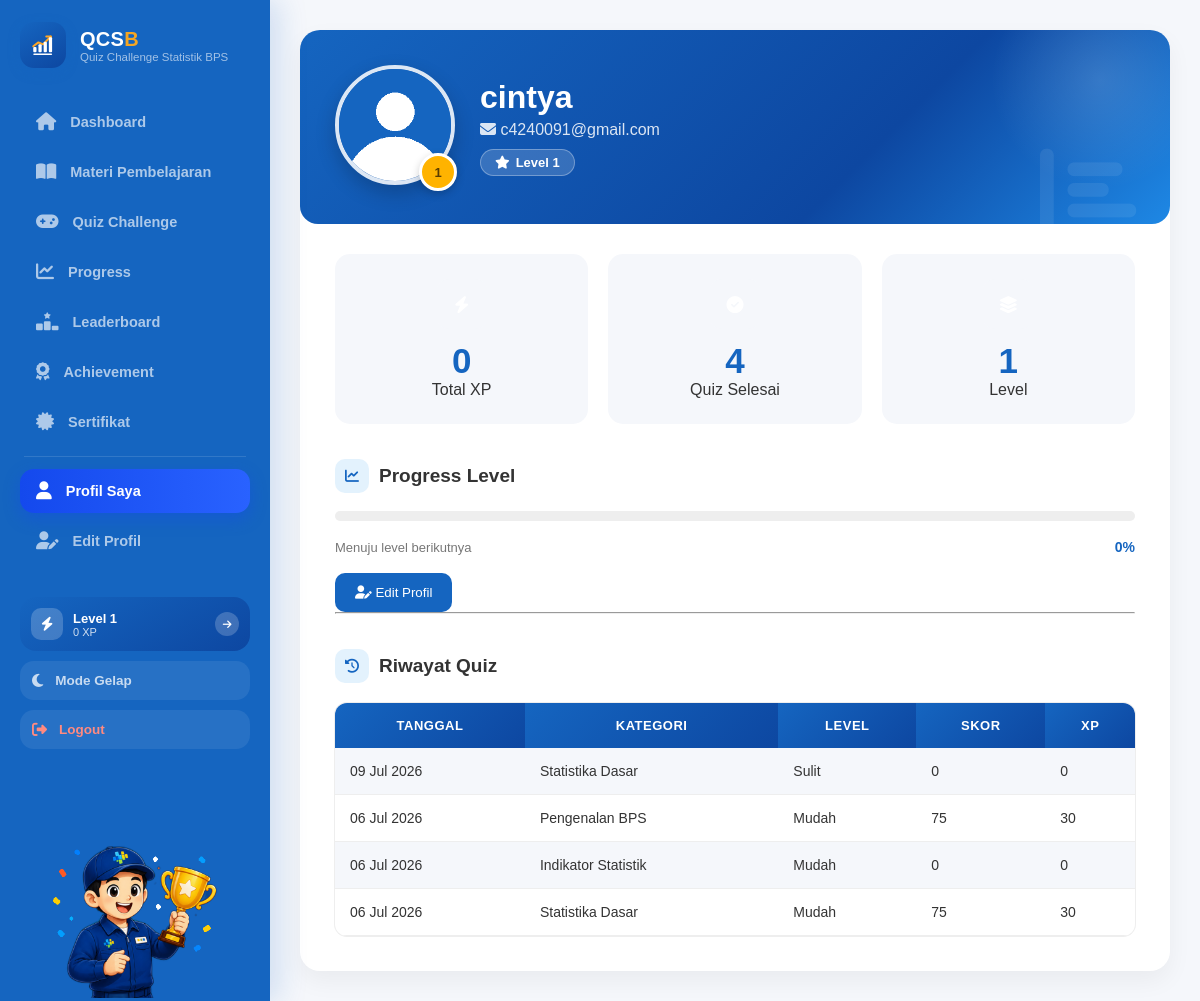
Screenshot of /pengguna/profil.php (signed in) with the database file from the repository.
### tables this page shows
CREATE TABLE `users` (
  `id` int NOT NULL,
  `nama` varchar(100) NOT NULL,
  `email` varchar(100) NOT NULL,
  `password` varchar(255) NOT NULL,
  `foto` varchar(255) DEFAULT 'default.png',
  `level` int DEFAULT '1',
  `xp` int DEFAULT '0',
  `created_at` timestamp NULL DEFAULT CURRENT_TIMESTAMP
);

CREATE TABLE `hasil_quiz` (
  `id` int NOT NULL,
  `user_id` int DEFAULT NULL,
  `kategori_id` int DEFAULT NULL,
  `level` enum('Mudah','Sedang','Sulit') DEFAULT 'Mudah',
  `score` int DEFAULT NULL,
  `xp` int DEFAULT NULL,
  `tanggal` timestamp NULL DEFAULT CURRENT_TIMESTAMP
);

CREATE TABLE `kategori` (
  `id` int NOT NULL,
  `nama` varchar(100) NOT NULL,
  `icon` varchar(100) DEFAULT NULL,
  `deskripsi` text
);

### inc/auth.php (called while the page is built, shortened)
<?php
require_once __DIR__ . "/../koneksi.php";
$user_id = (int) $_SESSION['id'];
$stmt = mysqli_prepare($conn, "SELECT * FROM users WHERE id=?");
mysqli_stmt_bind_param($stmt, "i", $user_id);
mysqli_stmt_execute($stmt);
$user = mysqli_fetch_assoc(mysqli_stmt_get_result($stmt));

### inc/functions.php (called while the page is built, shortened)
<?php
if (!function_exists('e')) {
    function e($str) {
        return htmlspecialchars((string) $str, ENT_QUOTES, 'UTF-8');
    }
}

### pengguna/profil.php (the view, shortened to what this page needs)
<?php
require_once __DIR__ . "/../inc/auth.php";
require_once __DIR__ . "/../inc/functions.php";
$totalXP = $user['xp'];
$persen = $totalXP % 100;
$stmt = mysqli_prepare($conn, "
    SELECT h.*, k.nama AS nama_kategori
    FROM hasil_quiz h
    JOIN kategori k ON h.kategori_id = k.id
    WHERE h.user_id = ?
    ORDER BY h.tanggal DESC
");
mysqli_stmt_bind_param($stmt, "i", $user_id);
mysqli_stmt_execute($stmt);
$history = mysqli_stmt_get_result($stmt);
$totalQuiz = mysqli_num_rows($history);
$activeMenu = 'profil';
?>
<!DOCTYPE html>
<html lang="id">
<head>
<link rel="stylesheet" href="assets/css/style.css?v=<?= filemtime(__DIR__ . '/assets/css/style.css'); ?>">
<link rel="stylesheet"
href="https://cdnjs.cloudflare.com/ajax/libs/font-awesome/6.5.2/css/all.min.css">
</head>
<body>
<div class="container">
<?php require_once __DIR__ . "/../inc/nav.php"; ?>
<main class="content">
<div class="page-watermark">
<div class="wm-inner">
<span>BPS</span>
</div>
</div>
<div class="profile-page">
<div class="profile-header">
<div class="avatar-wrap">
<img src="assets/img/<?= !empty($user['foto']) ? e($user['foto']) : 'default.png'; ?>">
<span class="level-badge"><?= e($user['level']) ?></span>
</div>
<div>
<h1><?= e($user['nama']); ?></h1>
<p><i class="fa-solid fa-envelope"></i> <?= e($user['email']); ?></p>
<span class="level-pill">
<i class="fa-solid fa-star"></i>
Level <?= e($user['level']); ?>
</span>
</div>
</div>
<div class="profile-stat">
<div>
<div class="stat-icon orange"><i class="fa-solid fa-bolt"></i></div>
<h2><?= $totalXP ?></h2>
<p>Total XP</p>
</div>
<div>
<div class="stat-icon green"><i class="fa-solid fa-circle-check"></i></div>
<h2><?= $totalQuiz ?></h2>
<p>Quiz Selesai</p>
</div>
<div>
<div class="stat-icon purple"><i class="fa-solid fa-layer-group"></i></div>
<h2><?= e($user['level']) ?></h2>
<p>Level</p>
</div>
</div>
<div class="profile-section-title">
<i class="fa-solid fa-chart-line"></i>
<h3>Progress Level</h3>
</div>
<div class="progress-bar">
</div>
<div class="progress-label">
<span>Menuju level berikutnya</span>
<b><?= $persen ?>%</b>
</div>
<br>
<a href="edit_profil.php">
<button>
<i class="fa-solid fa-user-pen"></i>
Edit Profil
</button>
</a>
<hr>
<div class="profile-section-title">
<i class="fa-solid fa-clock-rotate-left"></i>
<h2>Riwayat Quiz</h2>
</div>
<table>
<tr>
<th>Tanggal</th>
<th>Kategori</th>
<th>Level</th>
<th>Skor</th>
<th>XP</th>
</tr>
<?php if (mysqli_num_rows($history) == 0): ?>
<tr>
<td colspan="5" style="text-align:center;">Belum ada riwayat quiz.</td>
</tr>
<?php else: while($row=mysqli_fetch_assoc($history)): ?>
<tr>
<td><?= date('d M Y', strtotime($row['tanggal'])); ?></td>
<td><?= e($row['nama_kategori']); ?></td>
<td><?= e($row['level']); ?></td>
<td><?= (int) $row['score']; ?></td>
<td><?= (int) $row['xp']; ?></td>
</tr>
<?php endwhile; endif; ?>
</table>
</div>
</main>
</div>
</body>
</html>

### inc/nav.php (shortened to what this page needs)
<?php
$activeMenu = $activeMenu ?? '';
?>
<aside class="sidebar expanded" id="sidebar">
<div class="logo">
<div class="logo-icon">
</div>
<div>
<h2><span class="logo-qcs">QCS</span><span class="logo-b">B</span></h2>
<p>Quiz Challenge Statistik BPS</p>
</div>
</div>
<ul>
<li class="<?= $activeMenu === 'dashboard' ? 'active' : ''; ?>">
<a href="dashboard.php" title="Dashboard">
<i class="fa-solid fa-house"></i>
<span>Dashboard</span>
</a>
</li>
<li class="<?= $activeMenu === 'materi' ? 'active' : ''; ?>">
<a href="materi.php" title="Materi Pembelajaran">
<i class="fa-solid fa-book-open"></i>
<span>Materi Pembelajaran</span>
</a>
</li>
<li class="<?= $activeMenu === 'quiz' ? 'active' : ''; ?>">
<a href="kategori.php" title="Quiz Challenge">
<i class="fa-solid fa-gamepad"></i>
<span>Quiz Challenge</span>
</a>
</li>
<li class="<?= $activeMenu === 'progress' ? 'active' : ''; ?>">
<a href="progress.php" title="Progress">
<i class="fa-solid fa-chart-line"></i>
<span>Progress</span>
</a>
</li>
<li class="<?= $activeMenu === 'leaderboard' ? 'active' : ''; ?>">
<a href="leaderboard.php" title="Leaderboard">
<i class="fa-solid fa-ranking-star"></i>
<span>Leaderboard</span>
</a>
</li>
<li class="<?= $activeMenu === 'achievement' ? 'active' : ''; ?>">
<a href="achievement.php" title="Achievement">
<i class="fa-solid fa-award"></i>
<span>Achievement</span>
</a>
</li>
<li class="<?= $activeMenu === 'sertifikat' ? 'active' : ''; ?>">
<a href="sertifikat.php" title="Sertifikat">
<i class="fa-solid fa-certificate"></i>
<span>Sertifikat</span>
</a>
</li>
<hr>
<li class="<?= $activeMenu === 'profil' ? 'active' : ''; ?>">
<a href="profil.php" title="Profil Saya">
<i class="fa-solid fa-user"></i>
<span>Profil Saya</span>
</a>
</li>
<li class="<?= $activeMenu === 'edit_profil' ? 'active' : ''; ?>">
<a href="edit_profil.php" title="Edit Profil">
<i class="fa-solid fa-user-pen"></i>
<span>Edit Profil</span>
</a>
</li>
</ul>
<div class="sidebar-footer">
<a href="profil.php" class="rail-card" title="Level <?= e($user['level'] ?? '1'); ?>">
<span class="rail-card-icon"><i class="fa-solid fa-bolt"></i></span>
<span class="rail-card-text">
<b>Level <?= e($user['level'] ?? '1'); ?></b>
<span><?= e($user['xp'] ?? 0); ?> XP</span>
</span>
<span class="rail-card-arrow"><i class="fa-solid fa-arrow-right"></i></span>
</a>
<button type="button" class="theme-toggle" id="themeToggle" title="Ganti Tema">
<i class="fa-solid fa-moon"></i>
<span>Mode Gelap</span>
</button>
<a href="logout.php" class="rail-logout" title="Logout">
<i class="fa-solid fa-right-from-bracket"></i>
<span>Logout</span>
</a>
<div class="sidebar-mascot-block">
<img src="assets/img/sidebar-mascot-trophy.png" alt="Maskot Quiz Challenge BPS: Belajar Statistik Jadi Lebih Menyenangkan!" class="sidebar-mascot-full-img">
</div>
</div>
</aside>

### rows the page displays
users: level "1", xp "0", foto (placeholder picture), nama "cintya", email "c4240091@gmail.com"
hasil_quiz: tanggal "09 Jul 2026", kategori.nama "Statistika Dasar", level "Sulit", score "0", xp "0"
hasil_quiz: tanggal "06 Jul 2026", kategori.nama "Pengenalan BPS", level "Mudah", score "75", xp "30"
hasil_quiz: tanggal "06 Jul 2026", kategori.nama "Indikator Statistik", level "Mudah", score "0", xp "0"
hasil_quiz: tanggal "06 Jul 2026", kategori.nama "Statistika Dasar", level "Mudah", score "75", xp "30"

### other values shown
$totalQuiz "4"
